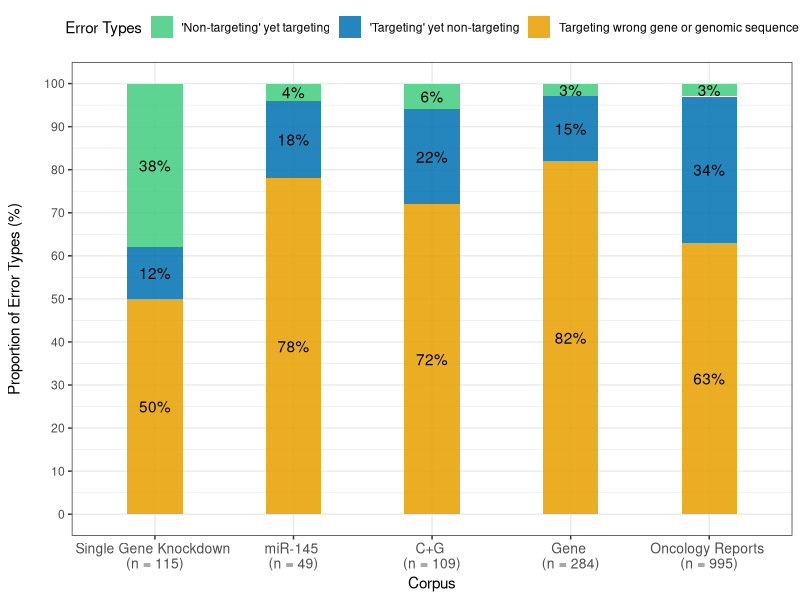

Source code (R):
library(ggplot2)
library(reshape2)

#Load data from analysis separately done on excel
A <- data.frame(Corpus = c("Single Gene Knockdown \n(n = 115)", 
                           "miR-145 \n(n = 49)", 
                           "C+G \n(n = 109)", 
                           "Gene \n(n = 284)", 
                           "Oncology Reports \n(n = 995)"), 
                GOF = c(38, 4, 6, 3, 3),
                LOF = c(12, 18, 22, 15, 34),
                COF = c(50, 78, 72, 82, 63))
View(A)

#Melt dataframe for position stack
A2 <- melt(A, id.vars = "Corpus", measure.vars = c("GOF", "LOF", "COF"))
View(A2)

#Force levels to arrange corpora in order
A2$Corpus <- (factor(A2$Corpus,
                     levels = c("Single Gene Knockdown \n(n = 115)",
                                "miR-145 \n(n = 49)",
                                "C+G \n(n = 109)",
                                "Gene \n(n = 284)",
                                "Oncology Reports \n(n = 995)")))

#Append % sign for labels
A2$Value2 <- paste0(as.matrix(A2$value), "%")


#Plot figure 2
ggplot(A2, mapping = aes(Corpus, value, fill = variable))+
  geom_col(position = "stack", width = 0.4, alpha = 0.86)+
  scale_y_continuous(breaks = seq(0, 100, by = 10))+ 
  ylab("Proportion of Error Types (%)\n")+
  geom_text(aes(label=Value2), position = position_stack(vjust = 0.5))+
  theme_bw()+
  theme(axis.text.x = element_text(size = 10), 
        legend.position = "top")+
  scale_fill_manual(values = c("seagreen3", "#0072B2", "#E69F00"), 
                    name = "Error Types", 
                    labels = c(
                      "'Non-targeting' yet targeting",
                      "'Targeting' yet non-targeting",
                      "Targeting wrong gene or genomic sequence"))
